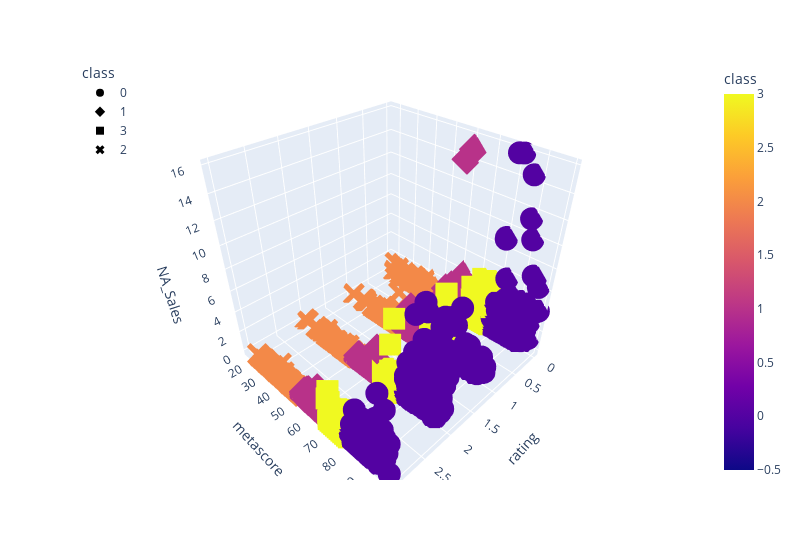

Source (notebook cell):
### Code cell
rating_meta_na.cluster_data(k=4)

### Figure 1 — Plotly figure (JSON) as saved in the notebook; plotly's stock layout.template omitted (floating-point values rounded to 4 significant figures; data arrays with more than 128 entries replaced by an {"elided": "..."} marker saying what was removed)
{"data": [{"hovertemplate": "class=%{marker.color}<br>rating=%{x}<br>metascore=%{y}<br>NA_Sales=%{z}<extra></extra>", "legendgroup": "0", "marker": {"color": {"elided": "1810 int values"}, "coloraxis": "coloraxis", "symbol": "circle"}, "mode": "markers", "name": "0", "scene": "scene", "showlegend": true, "type": "scatter3d", "x": {"elided": "1810 int values"}, "y": {"elided": "1810 int values"}, "z": {"elided": "1810 float values"}}, {"hovertemplate": "class=%{marker.color}<br>rating=%{x}<br>metascore=%{y}<br>NA_Sales=%{z}<extra></extra>", "legendgroup": "1", "marker": {"color": {"elided": "1728 int values"}, "coloraxis": "coloraxis", "symbol": "diamond"}, "mode": "markers", "name": "1", "scene": "scene", "showlegend": true, "type": "scatter3d", "x": {"elided": "1728 int values"}, "y": {"elided": "1728 int values"}, "z": {"elided": "1728 float values"}}, {"hovertemplate": "class=%{marker.color}<br>rating=%{x}<br>metascore=%{y}<br>NA_Sales=%{z}<extra></extra>", "legendgroup": "3", "marker": {"color": {"elided": "2114 int values"}, "coloraxis": "coloraxis", "symbol": "square"}, "mode": "markers", "name": "3", "scene": "scene", "showlegend": true, "type": "scatter3d", "x": {"elided": "2114 int values"}, "y": {"elided": "2114 int values"}, "z": {"elided": "2114 float values"}}, {"hovertemplate": "class=%{marker.color}<br>rating=%{x}<br>metascore=%{y}<br>NA_Sales=%{z}<extra></extra>", "legendgroup": "2", "marker": {"color": {"elided": "815 int values"}, "coloraxis": "coloraxis", "symbol": "x"}, "mode": "markers", "name": "2", "scene": "scene", "showlegend": true, "type": "scatter3d", "x": {"elided": "815 int values"}, "y": {"elided": "815 int values"}, "z": {"elided": "815 float values"}}], "layout": {"coloraxis": {"colorbar": {"title": {"text": "class"}}, "colorscale": [[0, "#0d0887"], [0.1111, "#46039f"], [0.2222, "#7201a8"], [0.3333, "#9c179e"], [0.4444, "#bd3786"], [0.5556, "#d8576b"], [0.6667, "#ed7953"], [0.7778, "#fb9f3a"], [0.8889, "#fdca26"], [1, "#f0f921"]]}, "legend": {"title": {"text": "class"}, "tracegroupgap": 0, "x": 0, "y": 1}, "margin": {"t": 60}, "scene": {"domain": {"x": [0, 1], "y": [0, 1]}, "xaxis": {"title": {"text": "rating"}}, "yaxis": {"title": {"text": "metascore"}}, "zaxis": {"title": {"text": "NA_Sales"}}}, "width": 800}}
